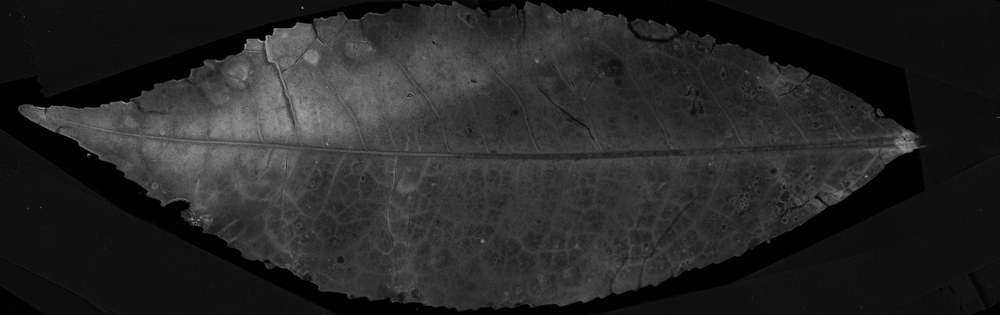
#> input picture 1278 - Camellia_2_Full - K.tif, 1000 x 315 px, shrunk from 1600 x 504 before the run
$ python -i UQ_functions.py   (imports and definitions only)
#> lines starting #> are read from the running program, lines starting #| are printed output that depends on the picture; after the words box and inside, x2 and y2 are one past the last pixel; in counts of white or black regions, pixels touching at a corner belong together
#!/usr/bin/env python3
"""Functions needed to run UQ_GUI_code.py

Author: Jan Aarts and Wieske de Swart
Email: yannickaarts96@gmail.com;wieskedeswart@gmail.com
"""
#imports
from sys import argv
import cv2
import numpy as np
from pathlib import Path

#functions
# [27 lines left out: function balanced_hist_thresholding, not called in this run]

def hist_thresholding(array):
    """Histogram thresholding which sets a threshold to filter the first peak in the histogram.

    Input: array, a numpy array of an image.
    Returns: th, a integer value with the threshold.
    """
    #vals, counts = np.unique(array, return_counts=True)
    hist, bins = np.histogram(array, bins=25)
    lastval = 0
    down = False
    th = None
    i = 0
    while th == None:
        curval = hist[i]
        if curval != 0:
            if down == True:
                if curval > lastval:
                    th = bins[i]
            if curval < lastval:
                down = True
            lastval = curval
        i += 1
    return th

def load_image(filename):
    """Loads a image file from .tif or .txt/.csv

    Input: filename, a string containing the path to the image file.
    Returns: image, a cv image as numpy array
    Returns: name, the name of the image
    Returns: array, the actual array loaded from a .txt or .csv file. None if input is an image.
    """
#> called with filename = '1278 - Camellia_2_Full - K.tif'
    filename = Path(filename)
    if filename.suffix in [".tif", ".tiff", ".png", ".jpeg", ".jpg"]:
        image = cv2.imread(filename.as_posix(), 0)
#> image is the input picture: shape (315, 1000); min 0, max 177, mean 38.4
        name = filename.name
        return image, name, None
    elif filename.suffix in [".txt"]:
        #convert txt to tif
        array = np.loadtxt(filename, delimiter = ",", skiprows = 1, dtype = "uint16")
        max_array = np.max(array)
        img = array * (255/max_array)
        img = img.astype("uint8")
        name = filename.name
        return img, name, array
    elif filename.suffix in [".csv"]:
        array = np.loadtxt(filename, delimiter = ",", skiprows = 0, dtype = "uint16")
        max_array = np.max(array)
        img = array * (255/max_array)
        img = img.astype("uint8")
        name = filename.name
        return img, name, array
    else:
        print("Select an image file!")
        exit(0)

def contouring(img):
    """Use open-cv contouring to get contours of a binary image.

    This function calculates all contours but will return only the contours
    larger than 0.01 percent of the image to avoid noise.
    Input: img, a numpy array containing a binary image.
    Returns: large_contours, open-cv contours larger than 1 percent of the image.
    """
    contours, _ = cv2.findContours(img, cv2.RETR_TREE, cv2.CHAIN_APPROX_SIMPLE)
    large_contours = []
    x , y = np.shape(img)
    total_area = x * y
    for c in contours:
        if cv2.contourArea(c) > int(total_area * 0.0001): #0.01 percent of total image
            large_contours.append(c)
    large_contours = np.array(large_contours)
    return large_contours

# [44 lines left out: functions create_mask, create_hist, load_images_directory, mask_from_threshold, not called in this run]

def mask_from_k(kfile):
    """Creates a mask from an element image.

    For example create a mask for all plants with name x based on x-K.txt
    K is generally a good element to create a mask from.

    Input: kfile, a string containing the path to a image file.
    Returns: binary_mask, a numpy array with the white contours drawn on a black image.
    Returns: con, open-cv contours based on the threshold.
    """
    img, name, _ = load_image(kfile)
#> name = '1278 - Camellia_2_Full - K.tif'

    #b1 = create_hist(img)
    #thresh_value = balanced_hist_thresholding(b1)

    thresh_value = hist_thresholding(img)
#> in hist_thresholding, `hist, bins = np.histogram(array, bins=25)`: hist = 25 values, max 64753 at index 2, min 1 at index 24, mean 12600; bins = 26 values from 0 to 177
#> the loop in hist_thresholding, `while th == None:` made 3 passes
#> (curval, th, lastval) on pass 3: (64753, 14.16, 64753)
#> (curval, lastval) on passes 1 to 2: (39514, 39514), (33567, 33567)
#> after the loop in hist_thresholding, `while th == None:`: i = 3
#> thresh_value = 14.16
    _, th1 = cv2.threshold(img, thresh_value, 255, cv2.THRESH_BINARY)
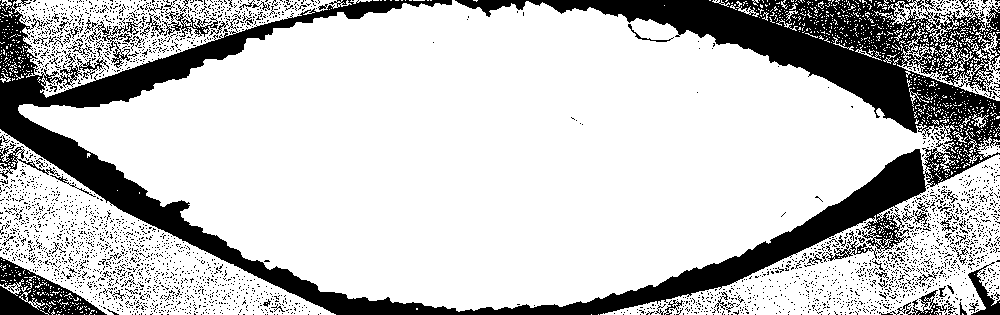
#> th1: shape (315, 1000); 76.8% white; 3304 black regions (3230 under 20 px)

    con = contouring(th1)
#> in contouring, `contours, _ = cv2.findContours(img, cv2.RETR_TREE, cv2.CHAIN_APPROX_SI..`: contours = 6874 contours, 6729 with area under 20; largest, box (x1, y1, x2, y2) and area: (18, 0, 1000, 315) 203920, (0, 129, 336, 315) 24726, (9, 0, 352, 98) 15380, (874, 0, 1000, 43) 1982, (897, 25, 1000, 101) 1642
#> the loop in contouring, `for c in contours:` made 6874 passes
#> c on passes 1 to 3: [[930, 314]], [[598, 314]], [[591, 314]]
#> after the loop in contouring, `for c in contours:`: large_contours = 62 contours; largest, box (x1, y1, x2, y2) and area: (18, 0, 1000, 315) 203920, (0, 129, 336, 315) 24726, (9, 0, 352, 98) 15380, (874, 0, 1000, 43) 1982, (897, 25, 1000, 101) 1642
    binary_mask = create_mask(img, con)
    return binary_mask, con

# [239 lines left out: functions names_dict_from_filenames, update_dict, filename_from_pathname, plantname_from_filename, calc_area_using_mask, string_to_paths and 9 more, not called in this run]

#main
# [4 lines not run here, left out]
    #files = load_images_directory(argv[1])
    #group_plants_files(files)


#> (the run stopped early here; a loop or call above may not have finished)

$ run again, on Shoot T33b - Ca.tif
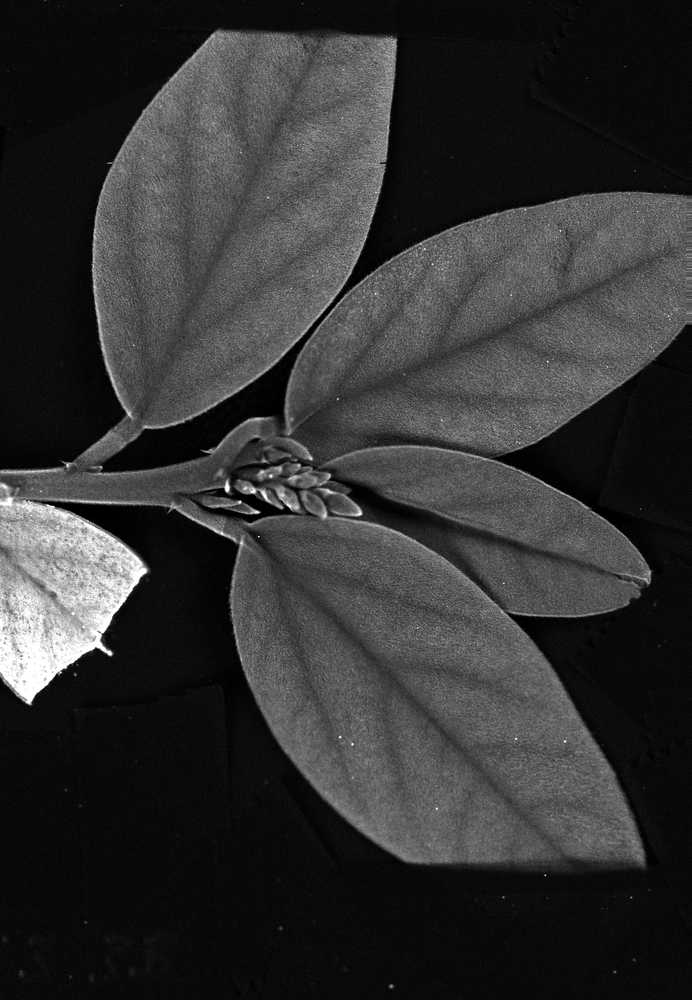
#> input picture Shoot T33b - Ca.tif, 692 x 1000 px, shrunk from 1040 x 1502 before the run
#> in load_image, image is the input picture: shape (1000, 692); min 0, max 255, mean 50.4
#> name = 'Shoot T33b - Ca.tif'
#> hist = 25 values, max 230137 at index 0, min 1244 at index 23, mean 27680; bins = 26 values from 0 to 255
#> the loop in hist_thresholding, `while th == None:` made 4 passes
#> (curval, th, lastval) on pass 4: (5205, 30.6, 5205)
#> after the loop in hist_thresholding, `while th == None:`: i = 4
#> thresh_value = 30.6
#> in mask_from_k, `_, th1 = cv2.threshold(img, thresh_value, 255, cv2.THRESH_BINARY)`:
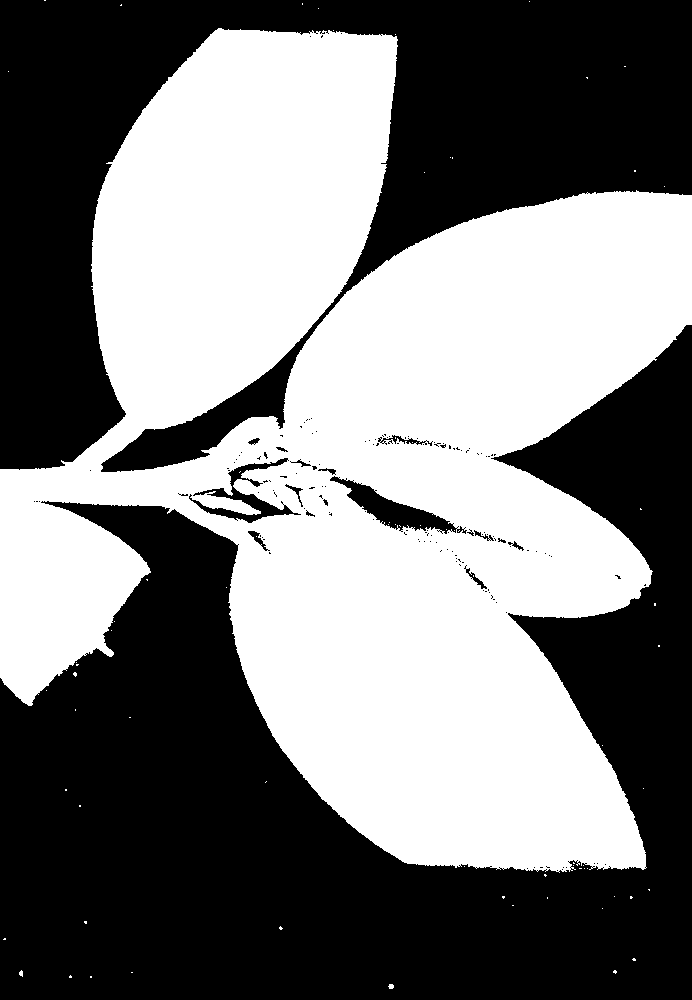
#> th1: shape (1000, 692); 47.9% white; 72 white regions (69 under 20 px)
#> contours = 315 contours, 292 with area under 20; largest, box (x1, y1, x2, y2) and area: (0, 28, 692, 873) 334472, (329, 475, 458, 535) 2396, (188, 457, 302, 524) 1944, (379, 434, 427, 446) 196, (247, 530, 269, 552) 144
#> the loop in contouring, `for c in contours:` made 315 passes
#> c on passes 2, 4, 8: [[90, 976], [90, 977], [91, 977], [91, 976]], [[131, 972], [132, 972]], [[4, 938], [3, 939], [5, 939], [5, 938]]
#> after the loop in contouring, `for c in contours:`: large_contours = 7 contours; box (x1, y1, x2, y2) and area: (0, 28, 692, 873) 334472, (329, 475, 458, 535) 2396, (188, 457, 302, 524) 1944, (379, 434, 427, 446) 196, (247, 530, 269, 552) 144, (465, 567, 488, 590) 134, (284, 483, 304, 508) 113
